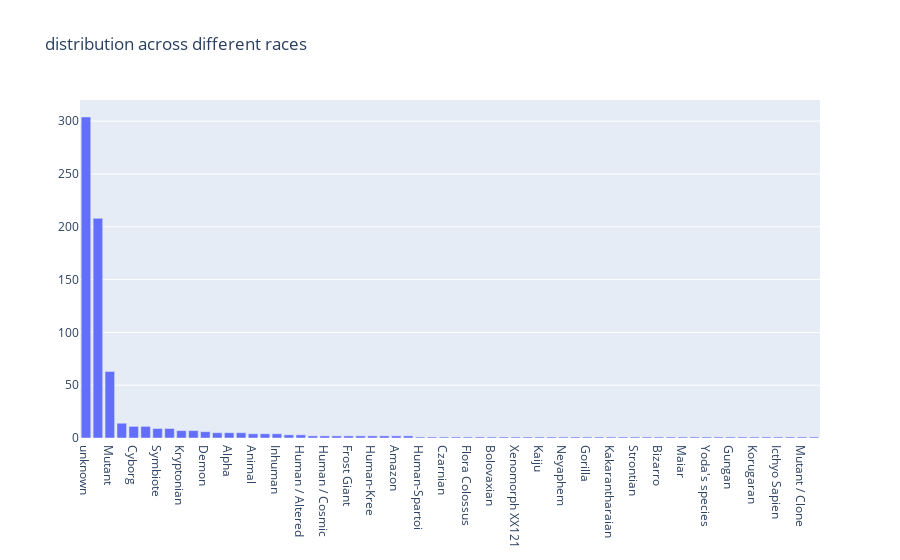

Here is the notebook cell this chart was saved with:
### Code cell
trace = go.Bar(
    x = heroes['Race'].value_counts().index,
    y = heroes['Race'].value_counts().values,
    name='Races'
)

layout = go.Layout(
    title="distribution across different races"
)

fig = go.Figure(data=[trace], layout=layout)
py.iplot(fig, filename='Distribution across different reaces')

### Figure 1 — Plotly figure (JSON) as saved in the notebook; plotly's stock layout.template omitted (floating-point values rounded to 4 significant figures)
{"data": [{"name": "Races", "type": "bar", "x": ["unknown", "Human", "Mutant", "God / Eternal", "Cyborg", "Human / Radiation", "Symbiote", "Android", "Kryptonian", "Alien", "Demon", "Asgardian", "Alpha", "Atlantean", "Animal", "Cosmic Entity", "Inhuman", "New God", "Human / Altered", "Vampire", "Human / Cosmic", "Eternal", "Frost Giant", "Saiyan", "Human-Kree", "Demi-God", "Amazon", "Metahuman", "Human-Spartoi", "Yautja", "Czarnian", "Human / Clone", "Flora Colossus", "Zombie", "Bolovaxian", "Human-Vuldarian", "Xenomorph XX121", "Martian", "Kaiju", "Planet", "Neyaphem", "Spartoi", "Gorilla", "Ungaran", "Kakarantharaian", "Luphomoid", "Strontian", "Tamaranean", "Bizarro", "Parademon", "Maiar", "Human-Vulcan", "Yoda's species", "Clone", "Gungan", "Rodian", "Korugaran", "Dathomirian Zabrak", "Icthyo Sapien", "Talokite", "Mutant / Clone", "Zen-Whoberian"], "y": [304, 208, 63, 14, 11, 11, 9, 9, 7, 7, 6, 5, 5, 5, 4, 4, 4, 3, 3, 2, 2, 2, 2, 2, 2, 2, 2, 2, 1, 1, 1, 1, 1, 1, 1, 1, 1, 1, 1, 1, 1, 1, 1, 1, 1, 1, 1, 1, 1, 1, 1, 1, 1, 1, 1, 1, 1, 1, 1, 1, 1, 1]}], "layout": {"title": {"text": "distribution across different races"}}}
